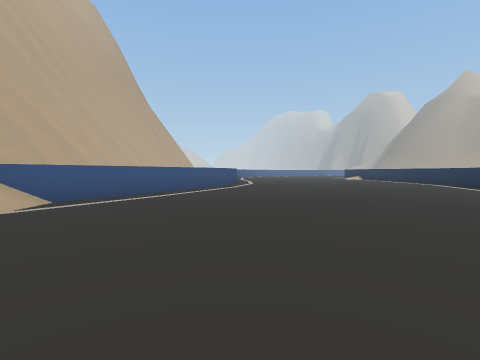
[1] (above)

19 first-person views from a walk through a scene from a Unity 3-D project. The camera is 1.3 m above the floor, tilts 2° down and sees 85° across. The floor is counted in squares, 2 m on a side. Each view is taken from the middle of a square. On the plan, view 1 faces up. The plan holds only what a view shows up to about 9 squares ahead; the rest is blank. The place goes on beyond the plan. Some surface patterns are stand-ins.

[2]
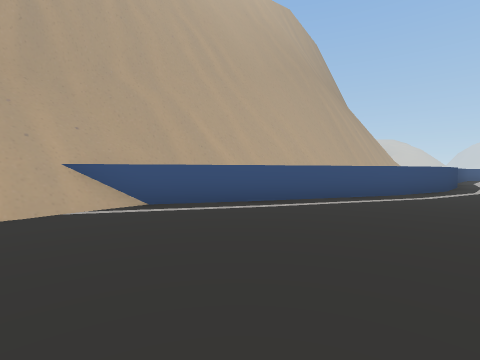

[3]
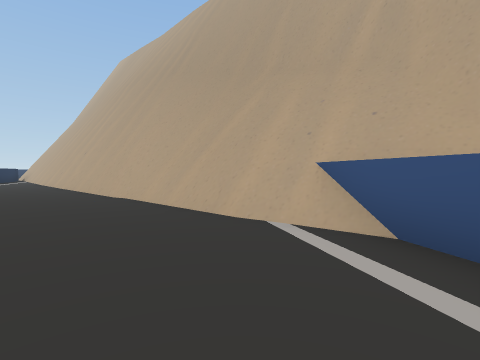

[4]
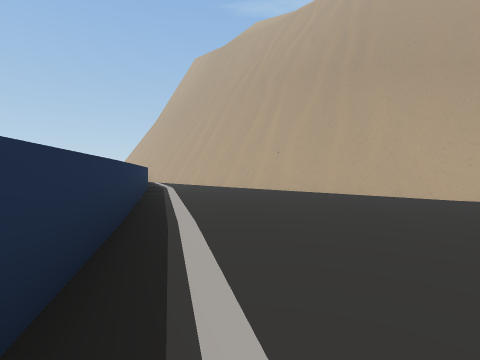

[5]
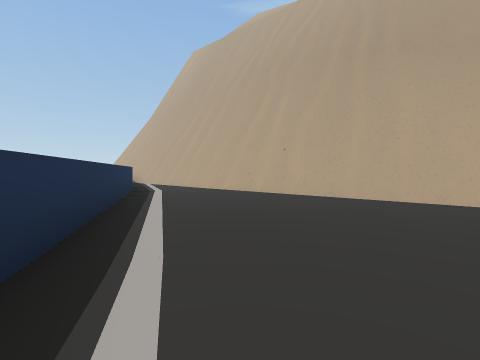

[6]
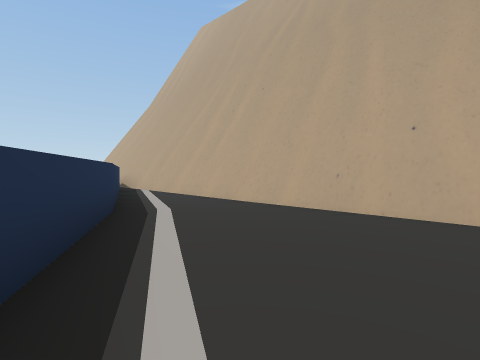

[7]
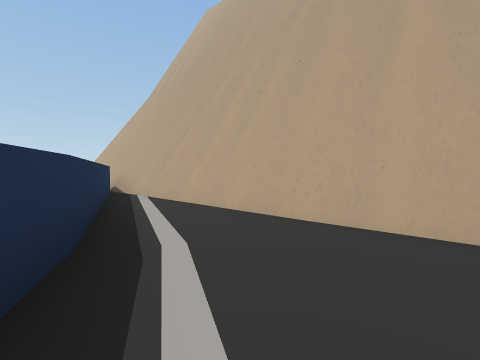

[8]
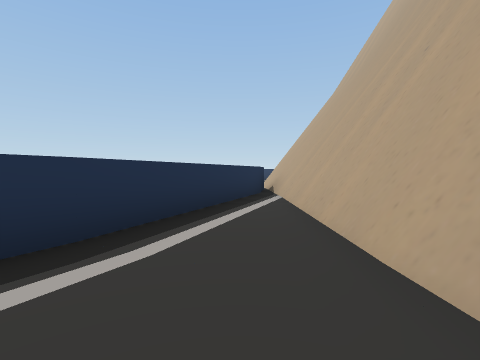

[9]
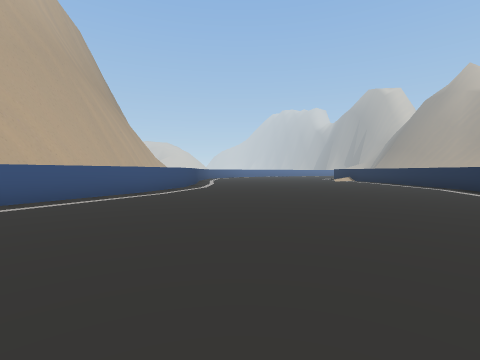

[10]
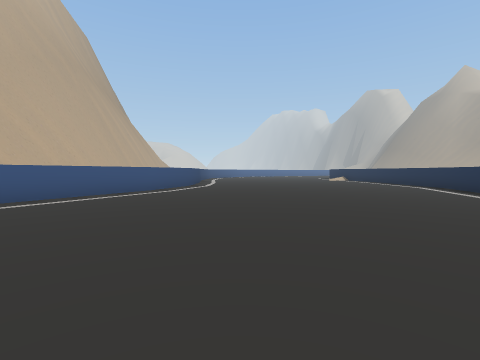

[11]
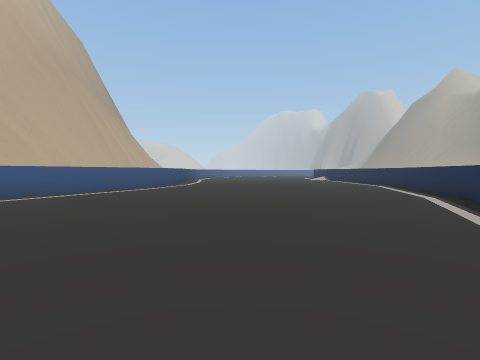

[12]
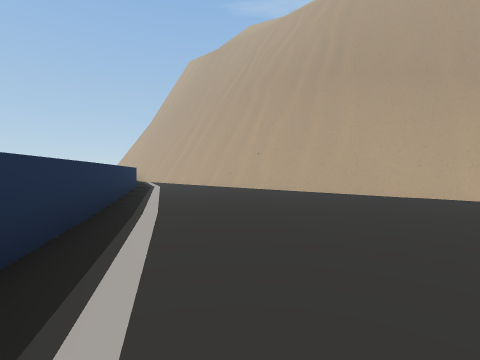

[13]
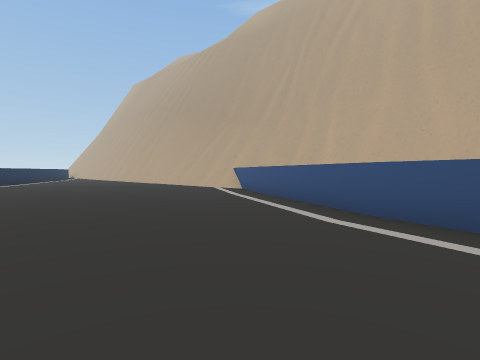

[14]
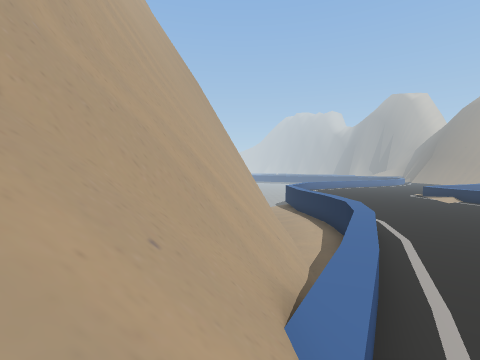

[15]
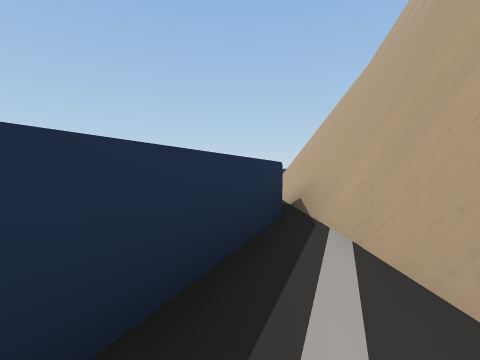

[16]
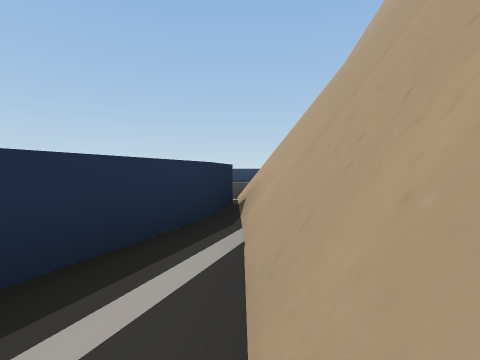

[17]
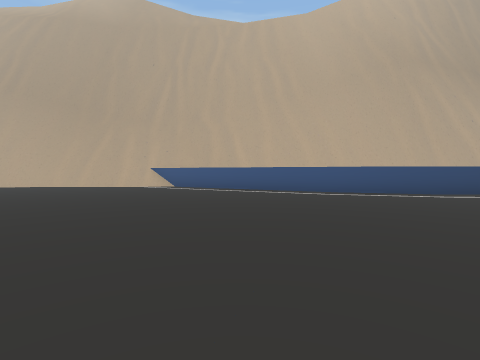

[18]
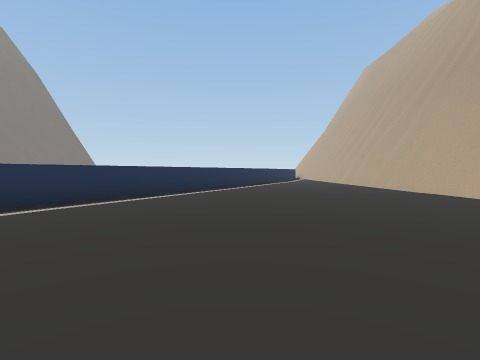

[19]
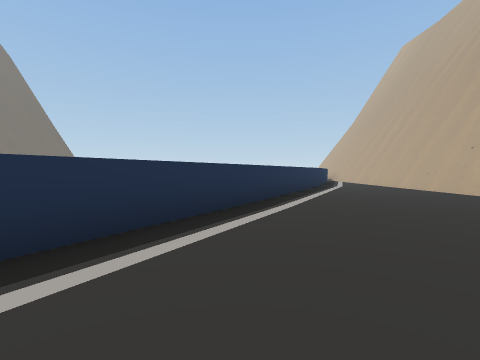

### Floor plan
Key: @ floor where view 1 was taken; # wall or solid block; x gap in a wall; . main floor; : floor 7.25 m higher than the main floor; / step, stairs or slope; = window, fence, low wall or low ledge; ^ raised ledge; v drop or lower ground.
Columns run from 8 left of view 1 to 9 right of it. Each row starts with its distance up from view 1.
 12    ^#vvx..........
 11    ^vvvx.........#
 10    #vvv#.........#
  9   ^#vv#..........#
  8  ^##=v#..........
  7  ##==#..........#
  6  #=//...........
  5 ^#///..........
  4 ^////..........
  3 #////..........
  2 #///#.........#
  1 #//v#......../
  0 #:v #...@....#
 -1 ##v #.......
 -2  #  #.......#
 -3  #  #......##
 -4     #/....##
 -5     #/....
 -6     #/.../
 -7     #/...#
 -8     #/../#
 -9     #/..
-10     #/.#
-11     #/.#
-12     #/##
-13     #/#
-14     #/#
-15     #x#
-16     #v#
-17     ##
-18     ##
-19     #.

Positions as (right, up) in squares from view 1, and headings:
1: (0, 0), facing up
2: (1, 3), facing up-left
3: (-1, 6), facing down-left
4: (4, 0), facing down-left
5: (3, -1), facing down-left
6: (1, -5), facing down-left
7: (0, -7), facing down-left
8: (-2, -7), facing down
9: (2, 3), facing up
10: (2, 2), facing up
11: (3, 1), facing up
12: (4, 1), facing down-left
13: (3, 12), facing down-left
14: (-5, 3), facing up
15: (-2, -11), facing down
16: (-3, -11), facing down
17: (7, 8), facing left
18: (2, 7), facing down
19: (3, 2), facing down
